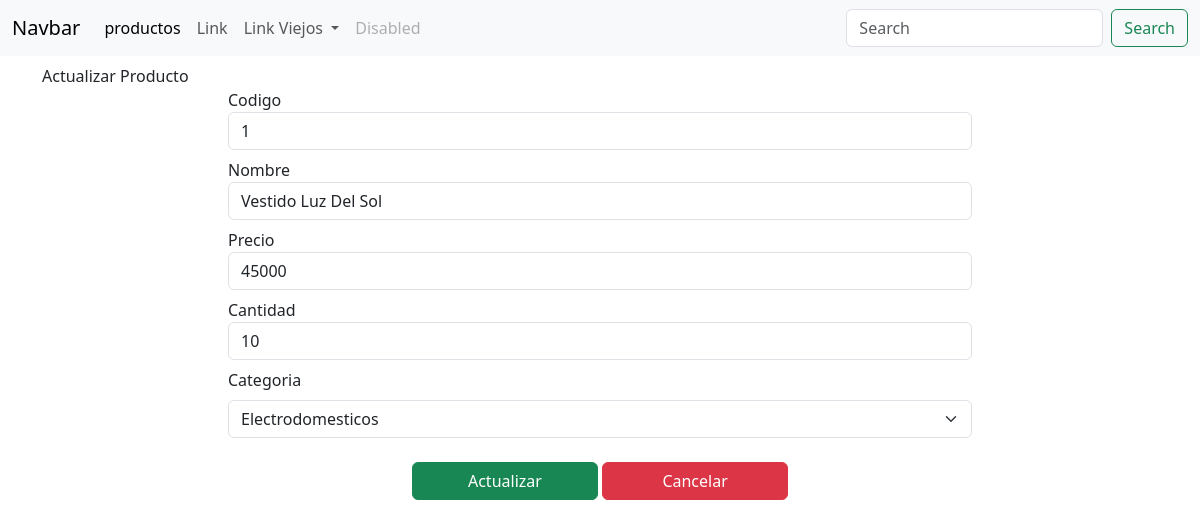
Screenshot of /editar_producto/6/ with the database file from the repository.
### tienda/models.py (models this page shows, shortened)
class Producto(models.Model):
    cod = models.IntegerField(unique=True)
    nombre = models.CharField(max_length=254)
    precio = models.IntegerField()
    stock = models.IntegerField()
    CATEGORIAS = (
        (0, ""),
        (1, "Ropa"),
        (2, "Comida"),
        (3, "Electrodomesticos"),
    )
    categoria = models.IntegerField(choices=CATEGORIAS, default=0, null=True, blank=True)

### tienda/views.py (the view)
# urls.py: path("editar_producto/<int:id_producto>/", views.editar_producto, name="editar_producto")
def editar_producto(request, id_producto):
    if request.method=='POST':
        if request.method == "POST":
            q = Producto.objects.get(pk = id_producto)
            cod = request.POST.get('cod')
            nombre = request.POST.get('nombre')
            precio = request.POST.get('precio')
            stock = request.POST.get('stock')
            CATEGORIAS = request.POST.get('categoria')
            try:
                q.cod = cod
                q.nombre = nombre
                q.precio = precio
                q.stock = stock
                q.categoria = CATEGORIAS
                q.save()
                messages.success(request, "El producto se ha actualizado correctamente!!")
            except Exception as e:
                messages.error(request, f"Error {e}!")
            return redirect("productos")
    else:
        q = Producto.objects.get(pk = id_producto)
        return render(request,"productos/crear_productos.html", {"dato": q})

### tienda/templates/productos/crear_productos.html (shortened to what this page needs)
{% extends 'base.html' %}
{% load static %}
{% block contenido %}
{% if dato %}
<h1 class="text-center"></h1>Actualizar Producto</h1>
{% else %}
<h1 class="text-center"></h1>Agregar Producto</h1>
{% endif %}
    <div class="col-8 mx-auto">
        <form action="#" method="post">
            <div class="form-group mb-2">
                <label for="codigo">Codigo</label>
                <input type="number" name="cod" class="form-control" value="{{ dato.cod}}">
            </div>
            <div class="form-group mb-2">
                <label for="nombre">Nombre</label>
                <input type="text" name="nombre" class="form-control" value="{{ dato.nombre}}">
            </div>
            <div class="form-group mb-2">
                <label for="precio">Precio</label>
            <input type="number" name="precio" class="form-control" value="{{ dato.precio}}">
            </div>
            <div class="form-group mb-2">
                <label for="cantidad">Cantidad</label>
                <input type="number" name="stock" class="form-control" value="{{ dato.stock}}">
            </div>
            <label class="mb-2">Categoria</label>
            <select name="categoria" class="form-select">
                <option value="3" {% if dato.categoria == 1%}selected{% endif %}>Electrodomesticos</option>
            </select>  <br>
            <div class="btn-row text-center ">
                <button class="btn btn-success mb-2 btn-center col-3">{% if dato %}Actualizar {% else %}Agregar{% endif %}</button>
                <button class="btn btn-danger mb-2 btn-center col-3" href="{% url 'productos' %}">Cancelar</button>
            </div>
        </form>
    </div>
{% endblock %}

### rows the page displays
Producto: cod "1", nombre "Vestido Luz Del Sol", precio "45000", stock "10", categoria "Electrodomesticos"
